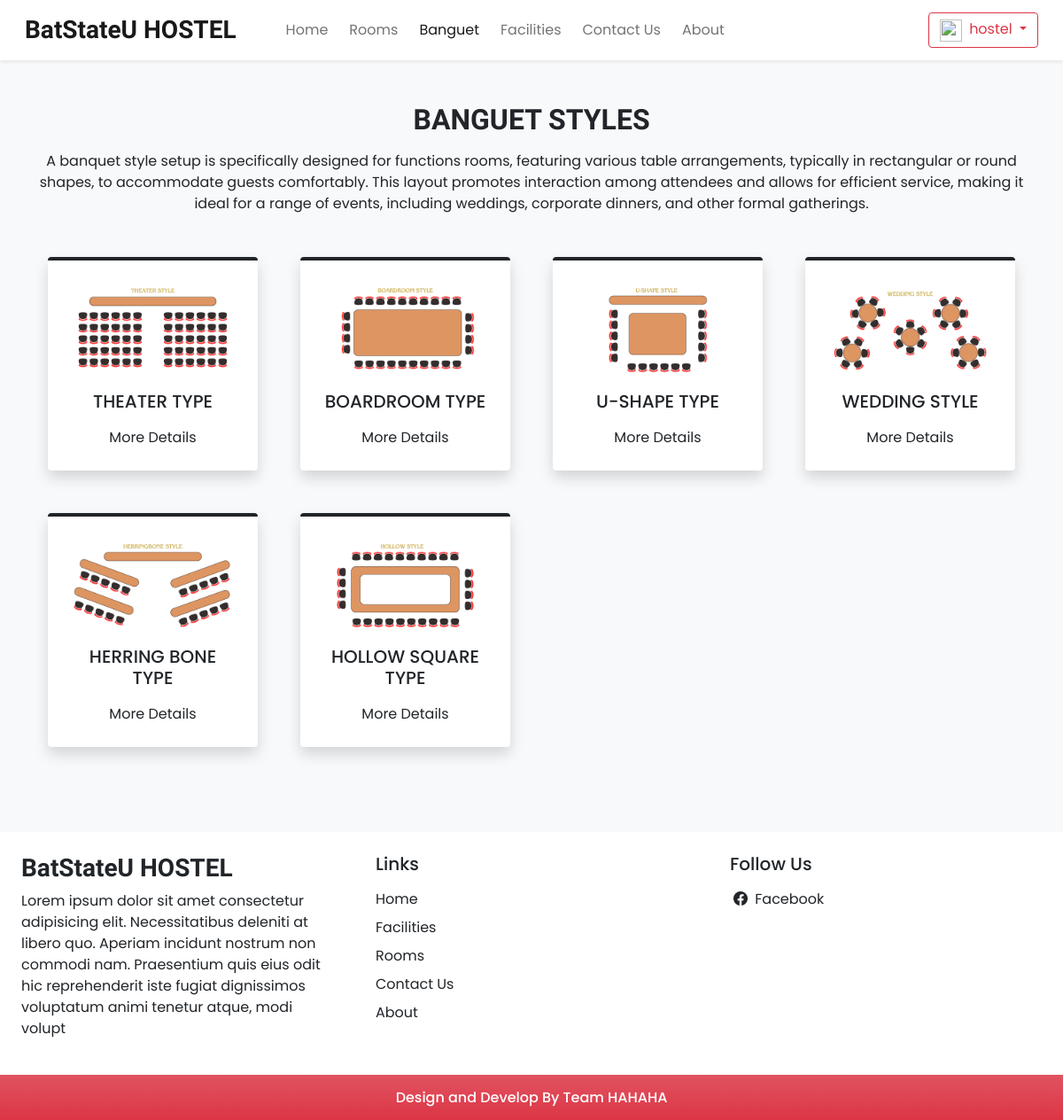
/banguet.php (signed in), run on the app's committed database.
### tables this page shows
CREATE TABLE `settings` (
  `sr_no` int(11) NOT NULL,
  `site_title` varchar(50) NOT NULL,
  `site_about` varchar(250) NOT NULL,
  `shutdown` tinyint(1) NOT NULL
);

CREATE TABLE `banguet` (
  `id` int(11) NOT NULL,
  `image` varchar(100) NOT NULL,
  `name` varchar(50) NOT NULL,
  `description` varchar(500) NOT NULL
);

### admin/inc/db_config.php (called while the page is built, shortened)
<?php
    function selectAll($table)
    {
     $con = $GLOBALS['con'];
     $res = mysqli_query($con,"SELECT * FROM $table");
     return $res;
    }
     function select($sql,$values,$datatypes)
     {
       $con = $GLOBALS['con'];
       if ($stmt = mysqli_prepare($con,$sql)){
         mysqli_stmt_bind_param($stmt,$datatypes,...$values);
        if (mysqli_stmt_execute($stmt)){
            $res = mysqli_stmt_get_result($stmt);
            return $res;
        }
        else{
                    mysqli_stmt_close($stmt);
            die("Query not be executed - Select");
        }
       }
       else{
        die("Query not be prepared - Select");
       }
     }
?>

### banguet.php (the view, shortened to what this page needs)
<!DOCTYPE html>
<html lang="en">
<head>
 <?php require('inc/link.php');?>
</head>
<body class="bg-light">
   <?php require('inc/header.php');?>
   <div class="my-5 px-4">
      <h2 class="fw-bold h-font text-center">BANGUET STYLES</h2>
       <p class="text-center mt-3">
       A banquet style setup is specifically designed for functions rooms, featuring various table arrangements, typically in rectangular or round shapes, to accommodate guests comfortably.
       This layout promotes interaction among attendees and allows for efficient service, making it ideal for a range of events, including weddings, corporate dinners, and other formal gatherings.
       </p>
   </div>
   <div class="container">
    <div class="row">
        <?php
          $res = selectAll('banguet');
          $path = BANGUET_IMG_PATH;
          while ($row = mysqli_fetch_assoc($res)) {
            echo <<<data
                <div class="col-lg-3 col-md-6 mb-5 px-4">
                    <div class="bg-white rounded shadow p-4 border-top border-4 border-dark pop">
                        <div class="text-center mb-3">
                            <img src="$path$row[image]" alt="$row[name]" class="img-fluid" style="max-width: 100%;">
                        </div>
                        <h5 class="text-center mb-3">$row[name]</h5>
                        <div class="text-center">
                            <button class="btn btn-link-dark p-0 no-highlight" data-bs-toggle="modal" data-bs-target="#detailsModal{$row['id']}">More Details</button>
                        </div>
                    </div>
                </div>
                <div class="modal fade" id="detailsModal{$row['id']}" tabindex="-1" aria-labelledby="detailsModalLabel{$row['id']}" aria-hidden="true">
                    <div class="modal-dialog">
                        <div class="modal-content">
                            <div class="modal-header">
                                <h5 class="modal-title" id="detailsModalLabel{$row['id']}">{$row['name']}</h5>
                                <button type="button" class="btn-close" data-bs-dismiss="modal" aria-label="Close"></button>
                            </div>
                            <div class="modal-body">
                                <div class="text-center mb-3">
                                    <img src="$path$row[image]" alt="$row[name]" class="img-fluid" style="max-width: 100%;">
                                </div>
                                <p>{$row['description']}</p>
                            </div>
                            <div class="modal-footer">
                                <button type="button" class="btn btn-secondary" data-bs-dismiss="modal">Close</button>
                            </div>
                        </div>
                    </div>
                </div>
            data;
          }
        ?>
    </div>
</div>
    <?php require('inc/footer.php');?>
    </body>
</html>

### inc/header.php (shortened to what this page needs)
<nav id="nav-bar" class="navbar navbar-expand-lg navbar-light bg-white px-lg-3 py-lg-2 shadow-sm sticky-top">
        <div class="container-fluid">
            <a class="navbar-brand me-5 fw-bold fs-3 h-font" href="index.php"><?php echo $settings_r['site_title'] ?></a>
            <div class="collapse navbar-collapse" id="navbarSupportedContent">
            <ul class="navbar-nav me-auto mb-2 mb-lg-0">
                <li class="nav-item">
                <a class="nav-link  me-2 "  href="index.php">Home</a>
                </li>
                <li class="nav-item">
                <a class="nav-link me-2" href="room.php">Rooms</a>
                </li>
                <li class="nav-item">
                <a class="nav-link me-2" href="banguet.php">Banguet</a>
                </li>
                <li class="nav-item">
                <a class="nav-link me-2" href="facilities.php">Facilities</a>
                </li>
                <li class="nav-item">
                <a class="nav-link me-2" href="contact.php">Contact Us</a>
                </li>
                <li class="nav-item">
                <a class="nav-link me-2" href="about.php">About</a>
                </li>
            </ul>
            <div class="d-flex">
              <?php
               if (isset($_SESSION['login']) && $_SESSION['login']=true)
               {
                 $path =USERS_IMG_PATH;
                 echo <<<data
                  <div class="btn-group">
                    <button type="button" class="btn btn-outline-danger shadow-none dropdown-toggle" data-bs-toggle="dropdown" data-bs-display="static" aria-expanded="false">
                     <img src="$path$_SESSION[uPic]" style ="width: 25px; height:25px;" class="me-1">
                     $_SESSION[uName]
                    </button>
                    <ul class="dropdown-menu dropdown-menu-lg-end">
                      <li><a class="dropdown-item" href="profile.php">Profile</a></li>
                      <li><a class="dropdown-item" href="bookins.php">Bookings</a></li>
                      <li><a class="dropdown-item" href="logout.php">Logout</a></li>
                    </ul>
                  </div>
                 data;
               }
              ?>
            </div>
            </div>
        </div>
</nav>

### inc/footer.php (shortened to what this page needs)
 <div class="container-fluid bg-white mt-5">
      <div class="row">
        <div class="col-lg-4 p-4">
           <h3 class="h-font fw-bold fs-3 mb-2"><?php echo $settings_r['site_title'] ?></h3>
           <p>
           <?php echo $settings_r['site_about'] ?>
           </p>
        </div>
        <div class="col-lg-4 p-4"  >
           <h5 class="mb-3">Links</h5>
           <a href="index.php" class="d-inline-block mb-2 text-dark text-decoration-none">Home</a><br>
           <a href="facilities.php" class="d-inline-block mb-2 text-dark text-decoration-none">Facilities</a><br>
           <a href="room.php" class="d-inline-block mb-2 text-dark text-decoration-none">Rooms</a><br>
           <a href="contact.php" class="d-inline-block mb-2 text-dark text-decoration-none">Contact Us</a><br>
           <a href="about.php" class="d-inline-block mb-2 text-dark text-decoration-none">About</a>
        </div>
        <div class="col-lg-4 p-4">
            <h5 class="mb-3">Follow Us</h5>
             <a href="<?php echo $contact_r['fb'] ?>" class="d-inline-block text-dark text-decoration-none mb-2">
                <i class="bi bi-facebook m-1"></i> Facebook
                </a><br>
        </div>
      </div>
</div>
<h6 class="text-center bg-danger bg-gradient text-white p-3 m-0">Design and Develop By Team HAHAHA</h6>

### css/common.css (style rules this page uses)
:root { --teal: hwb(0 3% 4% / 0.924); --teal_hover: hwb(0 9% 21% / 0.924); }
* { font-family: 'Poppins', 'san-seif'; }
.h-font { font-family: 'Merienda', cursive; }

### data on the page
settings: site_title "BatStateU HOSTEL", site_about "Lorem ipsum dolor sit amet consectetur adipisicing elit. Necessitatibus deleniti at libero quo. Aperiam incidunt nostrum non commodi nam. Praesentium quis eius odit hic reprehenderit iste fugiat dignissimos voluptatum animi tenetur atque, modi volupt"
banguet: image (picture), name "THEATER TYPE"
banguet: image (picture), name "BOARDROOM TYPE"
banguet: image (picture), name "U-SHAPE TYPE"
banguet: image (picture), name "WEDDING STYLE"
banguet: image (picture), name "HERRING BONE TYPE"
banguet: image (picture), name "HOLLOW SQUARE TYPE"

### other printed values
$_SESSION[uName] "hostel"
